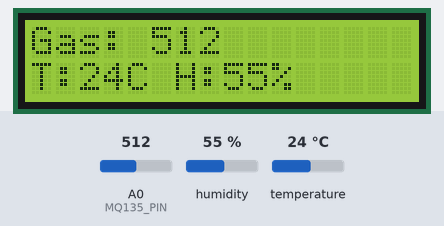
This sketch was run on a simulated Arduino Uno, built with avr-gcc and run on an emulated ATmega328P. Parts: 16×2 character LCD. The inputs (shaded band) are chosen by the test bench; at power-on: humidity 55 %, A0 (MQ135_PIN) = 512, temperature 24 °C. What the sketch prints to the serial monitor is not drawn.

Above: at 3.2 s.
3.3 s: humidity set to 22 %
At 4.6 s:
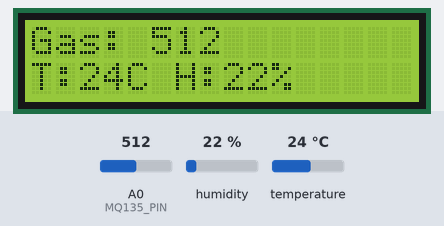
6.0 s: A0 (MQ135_PIN) set to 716
At 6.6 s:
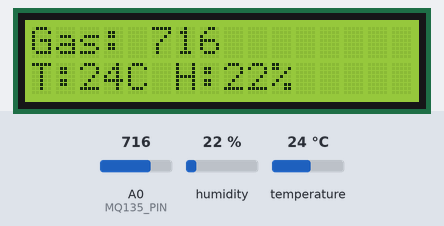
8.7 s: temperature set to 12 °C
At 10.7 s:
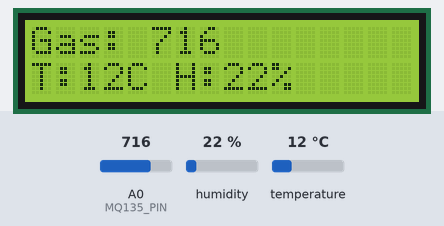
11.8 s: A0 (MQ135_PIN) set to 900
At 12.8 s:
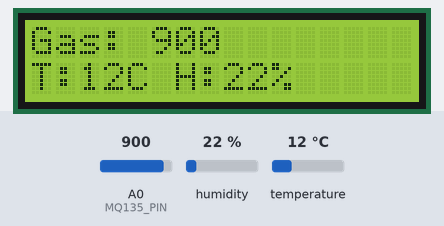
14.5 s: A0 (MQ135_PIN) set to 991
At 16.8 s:
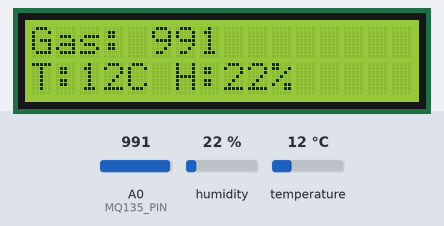
20.5 s: A0 (MQ135_PIN) set to 1018
At 21.0 s:
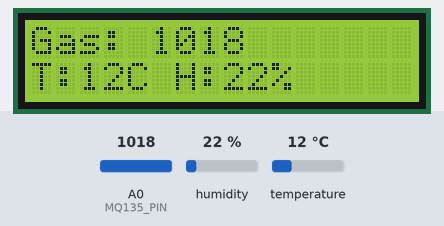
Timing chart, 0 to 23.5 s (numbered marks = the images above; inputs shaded):
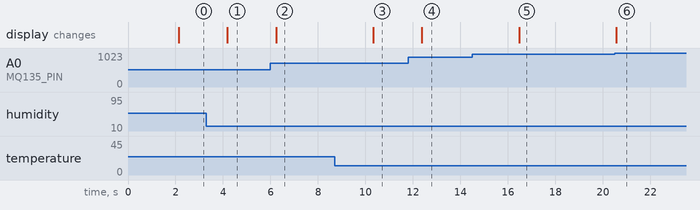

Measured:
- after the input at 3.3 s, the display: changes after 0.89 s (image 1)
- after the input at 6.0 s, the display: changes after 0.23 s (image 2)
- after the input at 8.7 s, the display: changes after 1.6 s (image 3)
- after the input at 11.8 s, the display: changes after 0.58 s (image 4)
- after the input at 14.5 s, the display: changes after 2.0 s (image 5)
- after the input at 20.5 s, the display: changes after 0.06 s (image 6)

The sketch:

sketch_mar25a.ino
```cpp
#include <Wire.h>
#include <LiquidCrystal_I2C.h>
#include <DHT.h>

/**
 * AeroGuard - Full System (Sensors + LCD + Backend)
 *
 * Connections:
 * LCD I2C: VCC->5V, GND->GND, SDA->A4, SCL->A5
 * MQ135:   VCC->5V, GND->GND, AO->A0
 * DHT11:   VCC->5V, GND->GND, DATA->D2
 */

// LCD Setup (Address 0x27 or 0x3F)
LiquidCrystal_I2C lcd(0x27, 16, 2);

// Sensor Setup
#define MQ135_PIN A0
#define DHT_PIN 2
#define DHT_TYPE DHT11
DHT dht(DHT_PIN, DHT_TYPE);

void setup() {
  Serial.begin(9600);

  // Initialize LCD
  lcd.init();
  lcd.backlight();
  lcd.clear();
  lcd.print("AeroGuard v1.0");
  lcd.setCursor(0, 1);
  lcd.print("Starting up...");

  // Initialize DHT
  dht.begin();

  delay(2000);
}

void loop() {
  // 1. Read Sensors
  int gas = analogRead(MQ135_PIN);
  float hum = dht.readHumidity();
  float temp = dht.readTemperature();

  // Handle sensor errors
  if (isnan(hum) || isnan(temp)) {
    hum = 0.0;
    temp = 0.0;
  }

  // 2. Update LCD
  lcd.clear();
  lcd.setCursor(0, 0);
  lcd.print("Gas: "); lcd.print(gas);

  lcd.setCursor(0, 1);
  lcd.print("T:"); lcd.print((int)temp); lcd.print("C ");
  lcd.print("H:"); lcd.print((int)hum); lcd.print("%");

  // 3. Send to Backend (Format: GAS,TEMP,HUMIDITY)
  Serial.print(gas);
  Serial.print(",");
  Serial.print(temp);
  Serial.print(",");
  Serial.println(hum);

  delay(2000); // 2-second interval for stability
}
```
